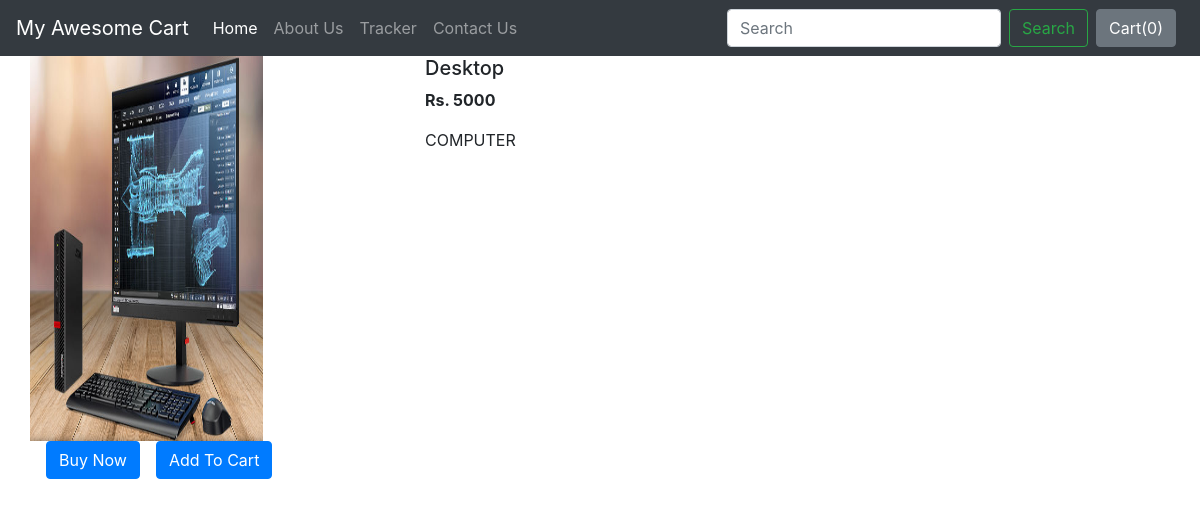
The page /shop/products/10 on the database its author committed.
### shop/models.py (models this page shows)
class Product(models.Model):
    product_id = models.AutoField
    product_name = models.CharField(max_length=50)
    category = models.CharField(max_length=50, default='')
    subcategory = models.CharField(max_length=50, default = '')
    price = models.IntegerField(default = 0)
    desc = models.CharField(max_length=300)
    pub_date = models.DateField()
    image = models.ImageField(upload_to='shop/images', default = '')
    def __str__(self):
        return self.product_name

### shop/views.py (the view)
# urls.py: path('products/<int:myid>', views.productview, name='Products'),
def productview(request, myid):
    product = Product.objects.filter(id=myid)
    print(product)
    return render(request, 'shop/product_view.html', {'product': product[0]})

### shop/templates/shop/product_view.html (shortened to what this page needs)
{% extends 'shop/base.html' %}
{% block body %}
<div class="container">
    <div class='row'>
        <div class="col-md-4">
            <div class = "row">
                <img src= "/media/{{product.image}}" width="233px" height="385px">
            </div>
            <div class = "row">
                <button class="btn btn-primary mx-3">Buy Now</button>
                <button class="btn btn-primary">Add To Cart</button>
            </div>
        </div>
        <div class="col md-8">
            <h5>{{product.product_name}}</h5>
            <b><p>Rs. {{product.price}}</p></b>
            <p>{{product.desc}}</p>
        </div>
    </div>
</div>
{% endblock %}

### rows shown on the page
Product: image (picture), product_name "Desktop", price "5000", desc "COMPUTER"
